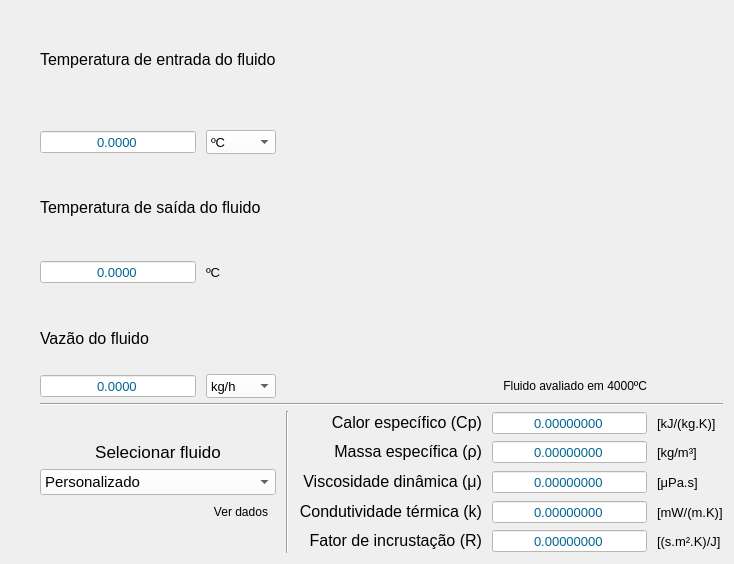
        <widget class="QWidget" name="fluido2_page">
         <layout class="QGridLayout" name="gridLayout_5">
          <property name="leftMargin">
           <number>40</number>
          </property>
          <property name="horizontalSpacing">
           <number>10</number>
          </property>
          <property name="verticalSpacing">
           <number>5</number>
          </property>
          <item row="12" column="5">
           <widget class="QLabel" name="f2RUnit_label">
            <property name="maximumSize">
             <size>
              <width>100</width>
              <height>16777215</height>
             </size>
            </property>
            <property name="font">
             <font>
              <pointsize>10</pointsize>
             </font>
            </property>
            <property name="text">
             <string>[(s.m².K)/J]</string>
            </property>
           </widget>
          </item>
          <item row="2" column="0" colspan="2">
           <widget class="QLabel" name="f2T2_label">
            <property name="sizePolicy">
             <sizepolicy hsizetype="Minimum" vsizetype="Fixed">
              <horstretch>1</horstretch>
              <verstretch>0</verstretch>
             </sizepolicy>
            </property>
            <property name="maximumSize">
             <size>
              <width>400</width>
              <height>24</height>
             </size>
            </property>
            <property name="font">
             <font>
              <family>Segoe UI</family>
              <pointsize>12</pointsize>
             </font>
            </property>
            <property name="text">
             <string>Temperatura de saída do fluido</string>
            </property>
            <property name="margin">
             <number>0</number>
            </property>
           </widget>
          </item>
          <item row="11" column="5">
           <widget class="QLabel" name="f2KUnit_label">
            <property name="maximumSize">
             <size>
              <width>100</width>
              <height>16777215</height>
             </size>
            </property>
            <property name="font">
             <font>
              <pointsize>10</pointsize>
             </font>
            </property>
            <property name="text">
             <string>[mW/(m.K)]</string>
            </property>
           </widget>
          </item>
          <item row="0" column="0" colspan="2">
           <widget class="QLabel" name="f2T1_label">
            <property name="sizePolicy">
             <sizepolicy hsizetype="Minimum" vsizetype="Fixed">
              <horstretch>1</horstretch>
              <verstretch>0</verstretch>
             </sizepolicy>
            </property>
            <property name="maximumSize">
             <size>
              <width>400</width>
              <height>24</height>
             </size>
            </property>
            <property name="font">
             <font>
              <family>Segoe UI</family>
              <pointsize>12</pointsize>
             </font>
            </property>
            <property name="text">
             <string>Temperatura de entrada do fluido</string>
            </property>
           </widget>
          </item>
          <item row="9" column="5">
           <widget class="QLabel" name="f2RhoUnit_label">
            <property name="maximumSize">
             <size>
              <width>100</width>
              <height>16777215</height>
             </size>
            </property>
            <property name="font">
             <font>
              <pointsize>10</pointsize>
             </font>
            </property>
            <property name="text">
             <string>[kg/m³]</string>
            </property>
           </widget>
          </item>
          <item row="10" column="3">
           <widget class="QLabel" name="f2Mi_label">
            <property name="sizePolicy">
             <sizepolicy hsizetype="Minimum" vsizetype="Maximum">
              <horstretch>0</horstretch>
              <verstretch>0</verstretch>
             </sizepolicy>
            </property>
            <property name="maximumSize">
             <size>
              <width>400</width>
              <height>16777215</height>
             </size>
            </property>
            <property name="font">
             <font>
              <family>Segoe UI</family>
              <pointsize>12</pointsize>
             </font>
            </property>
            <property name="text">
             <string>Viscosidade dinâmica (μ)</string>
            </property>
            <property name="alignment">
             <set>Qt::AlignRight|Qt::AlignTrailing|Qt::AlignVCenter</set>
            </property>
           </widget>
          </item>
          <item row="11" column="4">
           <widget class="QDoubleSpinBox" name="f2K_spinBox">
            <property name="minimumSize">
             <size>
              <width>0</width>
              <height>24</height>
             </size>
            </property>
            <property name="font">
             <font>
              <family>Segoe UI</family>
              <pointsize>10</pointsize>
             </font>
            </property>
            <property name="styleSheet">
             <string notr="true">background-color: rgb(255, 255, 255);
color: rgb(0, 100, 148);</string>
            </property>
            <property name="alignment">
             <set>Qt::AlignCenter</set>
            </property>
            <property name="buttonSymbols">
             <enum>QAbstractSpinBox::NoButtons</enum>
            </property>
            <property name="decimals">
             <number>8</number>
            </property>
            <property name="minimum">
             <double>0.000000000000000</double>
            </property>
            <property name="maximum">
             <double>999999.000000000000000</double>
            </property>
           </widget>
          </item>
          <item row="10" column="4">
           <widget class="QDoubleSpinBox" name="f2Mi_spinBox">
            <property name="minimumSize">
             <size>
              <width>0</width>
              <height>24</height>
             </size>
            </property>
            <property name="font">
             <font>
              <family>Segoe UI</family>
              <pointsize>10</pointsize>
             </font>
            </property>
            <property name="styleSheet">
             <string notr="true">background-color: rgb(255, 255, 255);
color: rgb(0, 100, 148);</string>
            </property>
            <property name="alignment">
             <set>Qt::AlignCenter</set>
            </property>
            <property name="buttonSymbols">
             <enum>QAbstractSpinBox::NoButtons</enum>
            </property>
            <property name="decimals">
             <number>8</number>
            </property>
            <property name="minimum">
             <double>0.000000000000000</double>
            </property>
            <property name="maximum">
             <double>999999.000000000000000</double>
            </property>
           </widget>
          </item>
          <item row="10" column="5">
           <widget class="QLabel" name="f2MiUnit_label">
            <property name="maximumSize">
             <size>
              <width>100</width>
              <height>16777215</height>
             </size>
            </property>
            <property name="font">
             <font>
              <pointsize>10</pointsize>
             </font>
            </property>
            <property name="text">
             <string>[μPa.s]</string>
            </property>
           </widget>
          </item>
          <item row="12" column="3">
           <widget class="QLabel" name="f2R_label">
            <property name="sizePolicy">
             <sizepolicy hsizetype="Minimum" vsizetype="Maximum">
              <horstretch>0</horstretch>
              <verstretch>0</verstretch>
             </sizepolicy>
            </property>
            <property name="maximumSize">
             <size>
              <width>400</width>
              <height>16777215</height>
             </size>
            </property>
            <property name="font">
             <font>
              <family>Segoe UI</family>
              <pointsize>12</pointsize>
             </font>
            </property>
            <property name="text">
             <string>Fator de incrustação (R)</string>
            </property>
            <property name="alignment">
             <set>Qt::AlignRight|Qt::AlignTrailing|Qt::AlignVCenter</set>
            </property>
           </widget>
          </item>
          <item row="11" column="3">
           <widget class="QLabel" name="f2K_label">
            <property name="sizePolicy">
             <sizepolicy hsizetype="Minimum" vsizetype="Maximum">
              <horstretch>0</horstretch>
              <verstretch>0</verstretch>
             </sizepolicy>
            </property>
            <property name="maximumSize">
             <size>
              <width>400</width>
              <height>16777215</height>
             </size>
            </property>
            <property name="font">
             <font>
              <family>Segoe UI</family>
              <pointsize>12</pointsize>
             </font>
            </property>
            <property name="text">
             <string>Condutividade térmica (k)</string>
            </property>
            <property name="alignment">
             <set>Qt::AlignRight|Qt::AlignTrailing|Qt::AlignVCenter</set>
            </property>
           </widget>
          </item>
          <item row="12" column="4">
           <widget class="QDoubleSpinBox" name="f2R_spinBox">
            <property name="minimumSize">
             <size>
              <width>0</width>
              <height>24</height>
             </size>
            </property>
            <property name="font">
             <font>
              <family>Segoe UI</family>
              <pointsize>10</pointsize>
             </font>
            </property>
            <property name="styleSheet">
             <string notr="true">background-color: rgb(255, 255, 255);
color: rgb(0, 100, 148);</string>
            </property>
            <property name="alignment">
             <set>Qt::AlignCenter</set>
            </property>
            <property name="buttonSymbols">
             <enum>QAbstractSpinBox::NoButtons</enum>
            </property>
            <property name="decimals">
             <number>8</number>
            </property>
            <property name="minimum">
             <double>0.000000000000000</double>
            </property>
            <property name="maximum">
             <double>999999.000000000000000</double>
            </property>
           </widget>
          </item>
          <item row="0" column="3" rowspan="5" colspan="3">
           <widget class="QLabel" name="f2Image_label">
            <property name="minimumSize">
             <size>
              <width>424</width>
              <height>358</height>
             </size>
            </property>
            <property name="text">
             <string>&lt;html&gt;&lt;head/&gt;&lt;body&gt;&lt;p&gt;&lt;img src=&quot;:/PlateHeatExchanger/STC Official/images/fluido1.png&quot;/&gt;&lt;/p&gt;&lt;/body&gt;&lt;/html&gt;</string>
            </property>
            <property name="alignment">
             <set>Qt::AlignCenter</set>
            </property>
           </widget>
          </item>
          <item row="5" column="0">
           <widget class="QDoubleSpinBox" name="f2Flow_entry">
            <property name="sizePolicy">
             <sizepolicy hsizetype="Minimum" vsizetype="Fixed">
              <horstretch>1</horstretch>
              <verstretch>0</verstretch>
             </sizepolicy>
            </property>
            <property name="minimumSize">
             <size>
              <width>0</width>
              <height>24</height>
             </size>
            </property>
            <property name="font">
             <font>
              <family>Segoe UI</family>
              <pointsize>10</pointsize>
             </font>
            </property>
            <property name="styleSheet">
             <string notr="true">background-color: rgb(255, 255, 255);
color: rgb(0, 100, 148);</string>
            </property>
            <property name="frame">
             <bool>true</bool>
            </property>
            <property name="alignment">
             <set>Qt::AlignCenter</set>
            </property>
            <property name="buttonSymbols">
             <enum>QAbstractSpinBox::NoButtons</enum>
            </property>
            <property name="decimals">
             <number>4</number>
            </property>
            <property name="maximum">
             <double>99999.000000000000000</double>
            </property>
           </widget>
          </item>
          <item row="3" column="0">
           <widget class="QDoubleSpinBox" name="f2T2_entry">
            <property name="sizePolicy">
             <sizepolicy hsizetype="Minimum" vsizetype="Fixed">
              <horstretch>1</horstretch>
              <verstretch>0</verstretch>
             </sizepolicy>
            </property>
            <property name="minimumSize">
             <size>
              <width>0</width>
              <height>24</height>
             </size>
            </property>
            <property name="font">
             <font>
              <family>Segoe UI</family>
              <pointsize>10</pointsize>
             </font>
            </property>
            <property name="styleSheet">
             <string notr="true">background-color: rgb(255, 255, 255);
color: rgb(0, 100, 148);</string>
            </property>
            <property name="frame">
             <bool>true</bool>
            </property>
            <property name="alignment">
             <set>Qt::AlignCenter</set>
            </property>
            <property name="buttonSymbols">
             <enum>QAbstractSpinBox::NoButtons</enum>
            </property>
            <property name="decimals">
             <number>4</number>
            </property>
            <property name="minimum">
             <double>-99999.000000000000000</double>
            </property>
            <property name="maximum">
             <double>99999.000000000000000</double>
            </property>
           </widget>
          </item>
          <item row="4" column="0">
           <widget class="QLabel" name="f2Flow_label">
            <property name="sizePolicy">
             <sizepolicy hsizetype="Minimum" vsizetype="Fixed">
              <horstretch>1</horstretch>
              <verstretch>0</verstretch>
             </sizepolicy>
            </property>
            <property name="maximumSize">
             <size>
              <width>400</width>
              <height>24</height>
             </size>
            </property>
            <property name="font">
             <font>
              <family>Segoe UI</family>
              <pointsize>12</pointsize>
             </font>
            </property>
            <property name="text">
             <string>Vazão do fluido</string>
            </property>
           </widget>
          </item>
          <item row="1" column="1">
           <widget class="QComboBox" name="f2T1Unit_comboBox">
            <property name="sizePolicy">
             <sizepolicy hsizetype="Minimum" vsizetype="Fixed">
              <horstretch>1</horstretch>
              <verstretch>0</verstretch>
             </sizepolicy>
            </property>
            <property name="minimumSize">
             <size>
              <width>0</width>
              <height>24</height>
             </size>
            </property>
            <property name="maximumSize">
             <size>
              <width>70</width>
              <height>16777215</height>
             </size>
            </property>
            <property name="font">
             <font>
              <family>Segoe UI</family>
              <pointsize>10</pointsize>
             </font>
            </property>
            <property name="cursor">
             <cursorShape>PointingHandCursor</cursorShape>
            </property>
            <property name="focusPolicy">
             <enum>Qt::ClickFocus</enum>
            </property>
            <property name="styleSheet">
             <string notr="true">background-color: rgb(255, 255, 255);</string>
            </property>
            <property name="frame">
             <bool>true</bool>
            </property>
            <property name="modelColumn">
             <number>0</number>
            </property>
            <item>
             <property name="text">
              <string>ºC</string>
             </property>
            </item>
            <item>
             <property name="text">
              <string>K</string>
             </property>
            </item>
            <item>
             <property name="text">
              <string>ºF</string>
             </property>
            </item>
            <item>
             <property name="text">
              <string>R</string>
             </property>
            </item>
           </widget>
          </item>
          <item row="5" column="1">
           <widget class="QComboBox" name="f2FlowUnit_comboBox">
            <property name="sizePolicy">
             <sizepolicy hsizetype="Minimum" vsizetype="Fixed">
              <horstretch>1</horstretch>
              <verstretch>0</verstretch>
             </sizepolicy>
            </property>
            <property name="minimumSize">
             <size>
              <width>0</width>
              <height>24</height>
             </size>
            </property>
            <property name="maximumSize">
             <size>
              <width>70</width>
              <height>16777215</height>
             </size>
            </property>
            <property name="font">
             <font>
              <family>Segoe UI</family>
              <pointsize>10</pointsize>
             </font>
            </property>
            <property name="focusPolicy">
             <enum>Qt::ClickFocus</enum>
            </property>
            <property name="styleSheet">
             <string notr="true">background-color: rgb(255, 255, 255);</string>
            </property>
            <property name="frame">
             <bool>true</bool>
            </property>
            <property name="modelColumn">
             <number>0</number>
            </property>
            <item>
             <property name="text">
              <string>kg/h</string>
             </property>
            </item>
            <item>
             <property name="text">
              <string>g/s</string>
             </property>
            </item>
            <item>
             <property name="text">
              <string>L/s</string>
             </property>
            </item>
            <item>
             <property name="text">
              <string>m³/h</string>
             </property>
            </item>
           </widget>
          </item>
          <item row="8" column="4">
           <widget class="QDoubleSpinBox" name="f2Cp_spinBox">
            <property name="minimumSize">
             <size>
              <width>0</width>
              <height>24</height>
             </size>
            </property>
            <property name="font">
             <font>
              <family>Segoe UI</family>
              <pointsize>10</pointsize>
             </font>
            </property>
            <property name="styleSheet">
             <string notr="true">background-color: rgb(255, 255, 255);
color: rgb(0, 100, 148);</string>
            </property>
            <property name="alignment">
             <set>Qt::AlignCenter</set>
            </property>
            <property name="buttonSymbols">
             <enum>QAbstractSpinBox::NoButtons</enum>
            </property>
            <property name="decimals">
             <number>8</number>
            </property>
            <property name="minimum">
             <double>0.000000000000000</double>
            </property>
            <property name="maximum">
             <double>999999.000000000000000</double>
            </property>
           </widget>
          </item>
          <item row="8" column="2" rowspan="5">
           <widget class="Line" name="f2LineVertical">
            <property name="orientation">
             <enum>Qt::Vertical</enum>
            </property>
           </widget>
          </item>
          <item row="8" column="3">
           <widget class="QLabel" name="f2Cp_label">
            <property name="sizePolicy">
             <sizepolicy hsizetype="Minimum" vsizetype="Maximum">
              <horstretch>0</horstretch>
              <verstretch>0</verstretch>
             </sizepolicy>
            </property>
            <property name="maximumSize">
             <size>
              <width>400</width>
              <height>16777215</height>
             </size>
            </property>
            <property name="font">
             <font>
              <family>Segoe UI</family>
              <pointsize>12</pointsize>
             </font>
            </property>
            <property name="text">
             <string>Calor específico (Cp)</string>
            </property>
            <property name="alignment">
             <set>Qt::AlignRight|Qt::AlignTrailing|Qt::AlignVCenter</set>
            </property>
           </widget>
          </item>
          <item row="9" column="4">
           <widget class="QDoubleSpinBox" name="f2Rho_spinBox">
            <property name="minimumSize">
             <size>
              <width>0</width>
              <height>24</height>
             </size>
            </property>
            <property name="font">
             <font>
              <family>Segoe UI</family>
              <pointsize>10</pointsize>
             </font>
            </property>
            <property name="styleSheet">
             <string notr="true">background-color: rgb(255, 255, 255);
color: rgb(0, 100, 148);</string>
            </property>
            <property name="alignment">
             <set>Qt::AlignCenter</set>
            </property>
            <property name="buttonSymbols">
             <enum>QAbstractSpinBox::NoButtons</enum>
            </property>
            <property name="decimals">
             <number>8</number>
            </property>
            <property name="minimum">
             <double>0.000000000000000</double>
            </property>
            <property name="maximum">
             <double>999999.000000000000000</double>
            </property>
           </widget>
          </item>
          <item row="8" column="5">
           <widget class="QLabel" name="f2CpUnit_label">
            <property name="maximumSize">
             <size>
              <width>100</width>
              <height>16777215</height>
             </size>
            </property>
            <property name="font">
             <font>
              <pointsize>10</pointsize>
             </font>
            </property>
            <property name="text">
             <string>[kJ/(kg.K)]</string>
            </property>
           </widget>
          </item>
          <item row="9" column="0" colspan="2">
           <widget class="QLabel" name="f2Fluids_label">
            <property name="sizePolicy">
             <sizepolicy hsizetype="Minimum" vsizetype="Maximum">
              <horstretch>0</horstretch>
              <verstretch>1</verstretch>
             </sizepolicy>
            </property>
            <property name="font">
             <font>
              <family>Segoe UI</family>
              <pointsize>13</pointsize>
             </font>
            </property>
            <property name="text">
             <string>Selecionar fluido</string>
            </property>
            <property name="alignment">
             <set>Qt::AlignCenter</set>
            </property>
           </widget>
          </item>
          <item row="1" column="0">
           <widget class="QDoubleSpinBox" name="f2T1_entry">
            <property name="sizePolicy">
             <sizepolicy hsizetype="Minimum" vsizetype="Fixed">
              <horstretch>1</horstretch>
              <verstretch>0</verstretch>
             </sizepolicy>
            </property>
            <property name="minimumSize">
             <size>
              <width>0</width>
              <height>24</height>
             </size>
            </property>
            <property name="font">
             <font>
              <family>Segoe UI</family>
              <pointsize>10</pointsize>
             </font>
            </property>
            <property name="styleSheet">
             <string notr="true">background-color: rgb(255, 255, 255);
color: rgb(0, 100, 148);</string>
            </property>
            <property name="frame">
             <bool>true</bool>
            </property>
            <property name="alignment">
             <set>Qt::AlignCenter</set>
            </property>
            <property name="buttonSymbols">
             <enum>QAbstractSpinBox::NoButtons</enum>
            </property>
            <property name="decimals">
             <number>4</number>
            </property>
            <property name="minimum">
             <double>-99999.000000000000000</double>
            </property>
            <property name="maximum">
             <double>99999.000000000000000</double>
            </property>
           </widget>
          </item>
          <item row="9" column="3">
           <widget class="QLabel" name="f2Rho_label">
            <property name="sizePolicy">
             <sizepolicy hsizetype="Minimum" vsizetype="Preferred">
              <horstretch>0</horstretch>
              <verstretch>0</verstretch>
             </sizepolicy>
            </property>
            <property name="maximumSize">
             <size>
              <width>400</width>
              <height>16777215</height>
             </size>
            </property>
            <property name="font">
             <font>
              <family>Segoe UI</family>
              <pointsize>12</pointsize>
             </font>
            </property>
            <property name="text">
             <string>&lt;html&gt;&lt;head/&gt;&lt;body&gt;&lt;p&gt;Massa específica (ρ)&lt;/p&gt;&lt;/body&gt;&lt;/html&gt;</string>
            </property>
            <property name="alignment">
             <set>Qt::AlignRight|Qt::AlignTrailing|Qt::AlignVCenter</set>
            </property>
           </widget>
          </item>
          <item row="7" column="0" colspan="6">
           <widget class="Line" name="f2LineHorizontal">
            <property name="styleSheet">
             <string notr="true"/>
            </property>
            <property name="frameShadow">
             <enum>QFrame::Sunken</enum>
            </property>
            <property name="lineWidth">
             <number>1</number>
            </property>
            <property name="orientation">
             <enum>Qt::Horizontal</enum>
            </property>
           </widget>
          </item>
          <item row="5" column="3">
           <widget class="QLabel" name="f2Warning_label">
            <property name="text">
             <string>&lt;html&gt;&lt;head/&gt;&lt;body&gt;&lt;p&gt;&lt;img src=&quot;:/mainTitle/warning.png&quot;/&gt;&lt;/p&gt;&lt;/body&gt;&lt;/html&gt;</string>
            </property>
            <property name="alignment">
             <set>Qt::AlignRight|Qt::AlignTrailing|Qt::AlignVCenter</set>
            </property>
           </widget>
          </item>
          <item row="5" column="4">
           <widget class="QLabel" name="f2Tm_label">
            <property name="minimumSize">
             <size>
              <width>155</width>
              <height>0</height>
             </size>
            </property>
            <property name="maximumSize">
             <size>
              <width>155</width>
              <height>16777215</height>
             </size>
            </property>
            <property name="font">
             <font>
              <family>Segoe UI</family>
              <pointsize>9</pointsize>
             </font>
            </property>
            <property name="toolTip">
             <string/>
            </property>
            <property name="text">
             <string>Fluido avaliado em 4000ºC</string>
            </property>
            <property name="alignment">
             <set>Qt::AlignRight|Qt::AlignTrailing|Qt::AlignVCenter</set>
            </property>
           </widget>
          </item>
          <item row="10" column="0" colspan="2">
           <widget class="QComboBox" name="f2Fluids_comboBox">
            <property name="sizePolicy">
             <sizepolicy hsizetype="Minimum" vsizetype="Fixed">
              <horstretch>0</horstretch>
              <verstretch>0</verstretch>
             </sizepolicy>
            </property>
            <property name="minimumSize">
             <size>
              <width>0</width>
              <height>24</height>
             </size>
            </property>
            <property name="font">
             <font>
              <family>Segoe UI</family>
              <pointsize>11</pointsize>
             </font>
            </property>
            <property name="cursor">
             <cursorShape>PointingHandCursor</cursorShape>
            </property>
            <property name="focusPolicy">
             <enum>Qt::ClickFocus</enum>
            </property>
            <property name="styleSheet">
             <string notr="true">background-color: rgb(255, 255, 255);</string>
            </property>
            <property name="insertPolicy">
             <enum>QComboBox::InsertAtBottom</enum>
            </property>
            <property name="frame">
             <bool>true</bool>
            </property>
            <property name="modelColumn">
             <number>0</number>
            </property>
            <item>
             <property name="text">
              <string>Personalizado</string>
             </property>
            </item>
            <item>
             <property name="text">
              <string>Água</string>
             </property>
            </item>
            <item>
             <property name="text">
              <string>Amonia</string>
             </property>
            </item>
            <item>
             <property name="text">
              <string>Benzeno</string>
             </property>
            </item>
            <item>
             <property name="text">
              <string>Tolueno</string>
             </property>
            </item>
           </widget>
          </item>
          <item row="11" column="1">
           <widget class="QPushButton" name="f2VerDados_btn">
            <property name="maximumSize">
             <size>
              <width>70</width>
              <height>16777215</height>
             </size>
            </property>
            <property name="focusPolicy">
             <enum>Qt::ClickFocus</enum>
            </property>
            <property name="text">
             <string>Ver dados</string>
            </property>
            <property name="default">
             <bool>true</bool>
            </property>
            <property name="flat">
             <bool>true</bool>
            </property>
           </widget>
          </item>
          <item row="3" column="1">
           <widget class="QLabel" name="f2TUnit_label">
            <property name="font">
             <font>
              <family>Segoe UI</family>
              <pointsize>10</pointsize>
             </font>
            </property>
            <property name="text">
             <string>ºC</string>
            </property>
            <property name="alignment">
             <set>Qt::AlignLeading|Qt::AlignLeft|Qt::AlignVCenter</set>
            </property>
           </widget>
          </item>
         </layout>
        </widget>
